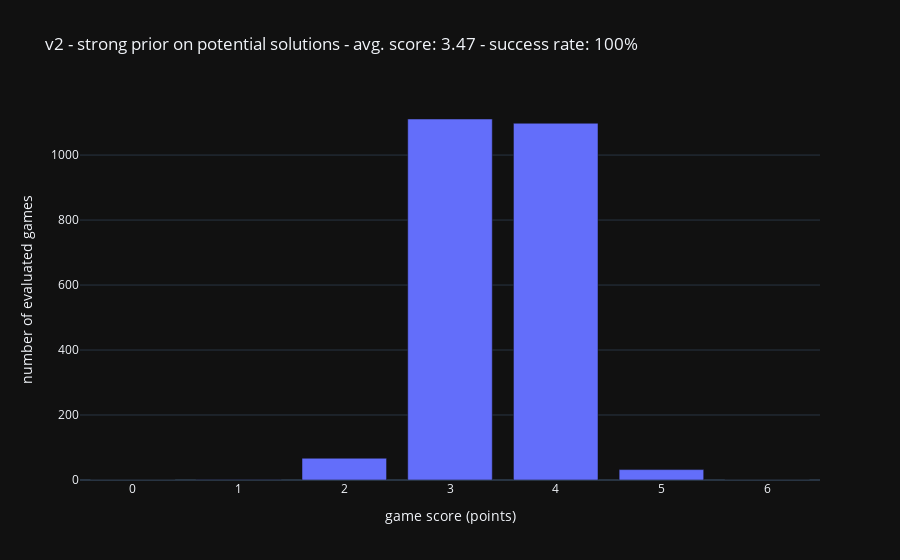

This figure's notebook cell:
### Markdown cell above
## Evaluating v2 - prior knowledge about exact list of potential solutions

### Code cell
config = {
    "player": wd.player.GreedyPlayer(starting_psm=psm_v2),
    "path_to_eval_words_list": DATA_PATH / "raw/possible_words.txt",
    "path_to_json_output": DATA_PATH / "outputs/eval_results_v2.json",
    "fig_title": "v2 - strong prior on potential solutions",
    "fig_name": IMG_PATH / "eval_v2.png",
}

results, fig = run_eval(config)

### Figure 1 — Plotly figure (JSON) as saved in the notebook; plotly's stock layout.template omitted (floating-point values rounded to 4 significant figures)
{"data": [{"alignmentgroup": "True", "hovertemplate": "game score (points)=%{x}<br>number of evaluated games=%{y}<extra></extra>", "legendgroup": "", "marker": {"color": "#636efa", "pattern": {"shape": ""}}, "name": "", "offsetgroup": "", "orientation": "v", "showlegend": false, "textposition": "auto", "type": "bar", "x": [0, 1, 2, 3, 4, 5, 6], "xaxis": "x", "y": [0, 1, 67, 1111, 1098, 32, 0], "yaxis": "y"}], "layout": {"barmode": "relative", "legend": {"tracegroupgap": 0}, "title": {"text": "v2 - strong prior on potential solutions - avg. score: 3.47 - success rate: 100%"}, "xaxis": {"anchor": "y", "domain": [0, 1], "title": {"text": "game score (points)"}}, "yaxis": {"anchor": "x", "domain": [0, 1], "title": {"text": "number of evaluated games"}}}}
